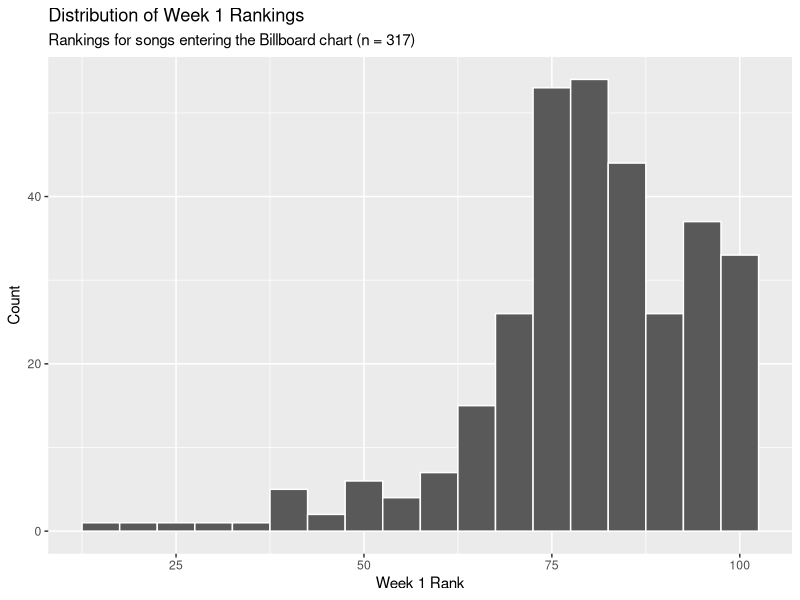

Source code (R):
## ---- chunk 1
#| message: false
library(tidyverse)
## ---- chunk 2
billboard |> 
  select(artist, track, date.entered, wk1:wk4)
## ---- chunk 3
billboard |> 
  ggplot(aes(x = wk1)) +
  geom_histogram(binwidth = 5, color = "white") +
  labs(
    title = "Distribution of Week 1 Rankings",
    subtitle = "Rankings for songs entering the Billboard chart (n = 317)",
    x = "Week 1 Rank",
    y = "Count"
  )
